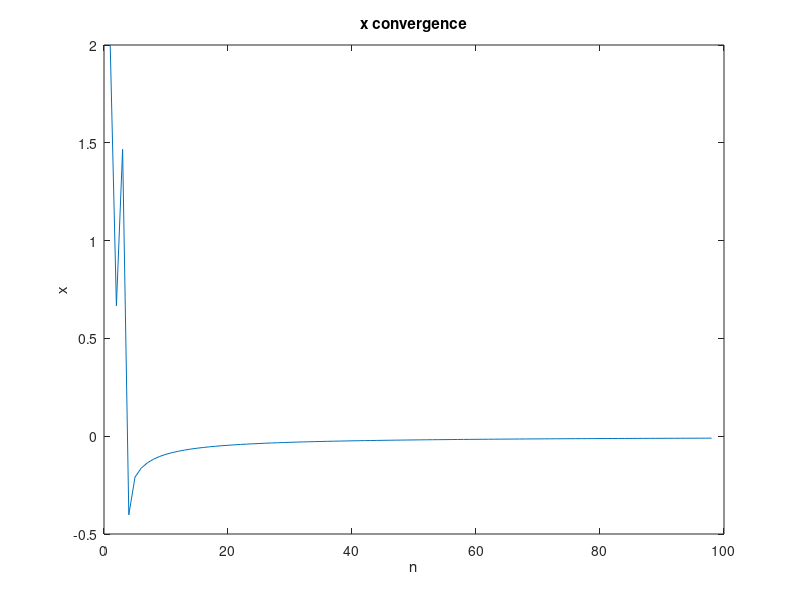

The MATLAB script that drew this image:
x = 2;
last_x = -1000;
xs = [x];

while abs(x-last_x)>1e-4
  last_x = x;
  x -= x^2/(x^2-1)
  xs = [xs, x];
end

plot(1:length(xs), xs);
xlabel('n');
ylabel('x');
title('x convergence');
print('3.b.png', '-dpng');
